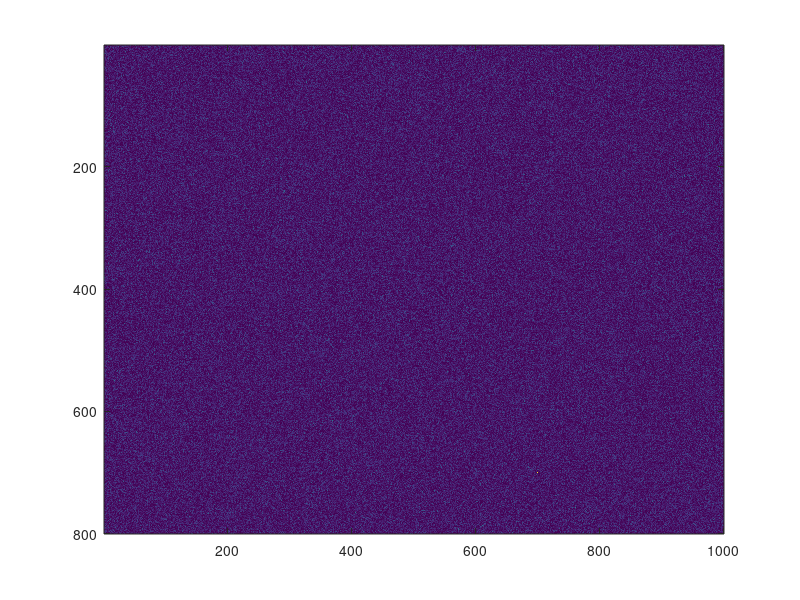
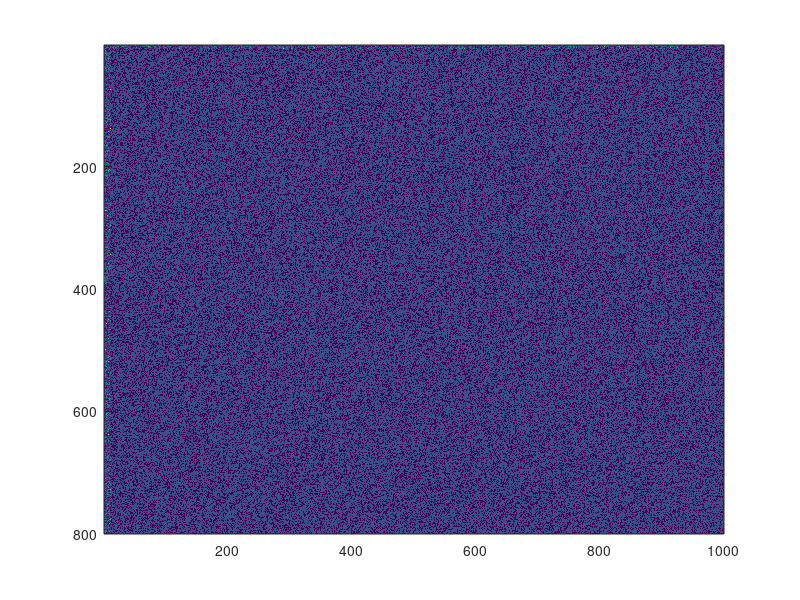

These figures' MATLAB source, in order:
% Implement 1D CFAR using lagging cells on the given noise and target scenario.

% Close and delete all currently open figures
close all;

% Data_points
range = 1000;
doppler = 800;

% Generate random noise
s=abs(randn(doppler,range));

%Targets location. Assigning bin 100, 200, 300 and 700 as Targets with the amplitudes of 8, 9, 4, 11.
s(100,100) = 8;
s(200,200) = 9;
s(300,300) = 4;
s(700,700) = 11;

%plot the output
figure,imagesc(s);

% TODO: Apply CFAR to detect the targets by filtering the noise.

% 1. Define the following:
% 1a. Training Cells
% 1b. Guard Cells 
Tr = 8;
Td = 4;
Gr = 4;
Gd = 2;

% Offset : Adding room above noise threshold for desired SNR 
offset=5;

% calculate the total size of training cells
total_size_of_training = (2*Tr+2*Gr+1)*(2*Td+2*Gd+1) - (2*Gr+1)*(2*Gr+1);

% 2. Slide window across the signal length
for i = 1:(doppler-(Gd+Td))  
  for j = 1:(range-(Gr+Tr))   
      % 2. - 5. Determine the noise threshold by measuring it within the training cells
      sum_tr_lead = sum(sum(s(i:i+Td-1,j:j+Tr-1)));
      avg_tr = sum_tr_lead/total_size_of_training;
      threshold = offset * avg_tr;
      % 6. Measuring the signal within the CUT
      signal = s(i+Td+Gd,j+Tr+Gr);
      % 8. Filter the signal above the threshold
      if (signal > threshold)
        s(i+Td+Gd,j+Tr+Gr) = 1;
      else
        s(i+Td+Gd,j+Tr+Gr) = 0;
      end
  end
end

s(s != 0 && s != 1) = 0;
figure,imagesc(s);
